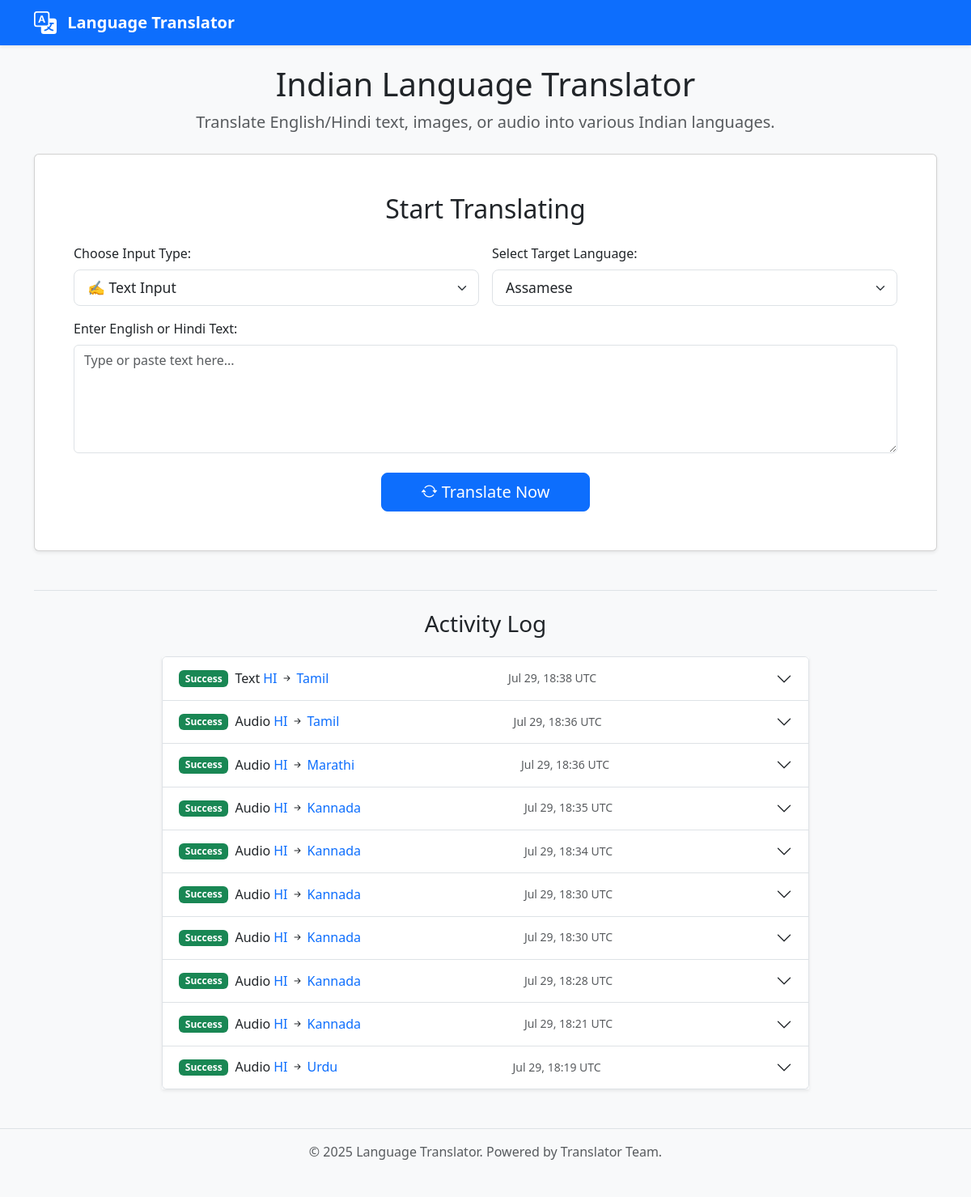
Before: / with the older database file.
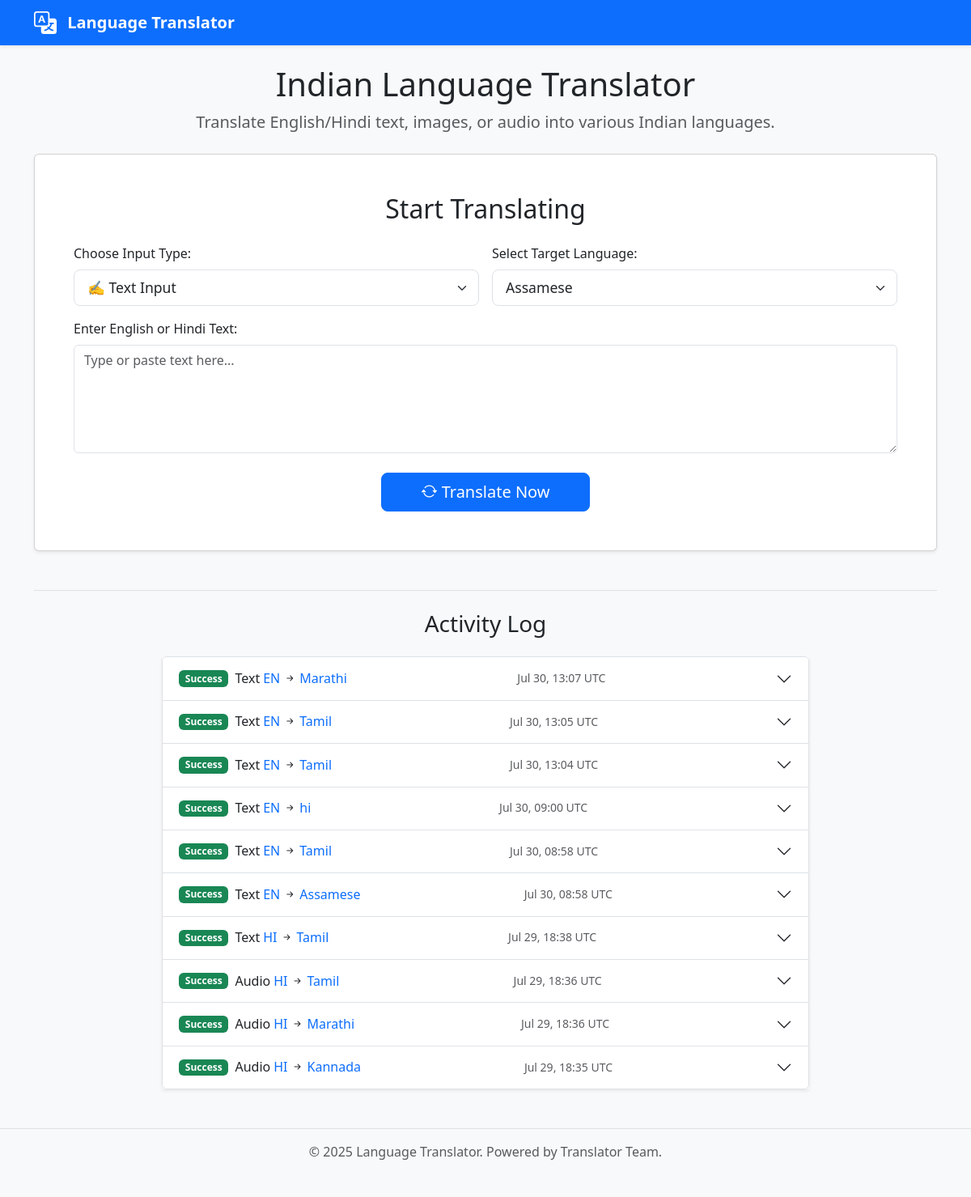
After: the same page with the newer database file.
### models.py (models this page shows, shortened)
class TranslationLog(db.Model):
    id = db.Column(db.Integer, primary_key=True)
    timestamp = db.Column(db.DateTime, default=datetime.utcnow)
    input_type = db.Column(db.String(20), nullable=False) # 'text', 'ocr', 'audio'
    source_language = db.Column(db.String(10), nullable=False) # e.g., 'en', 'hi'
    target_language = db.Column(db.String(10), nullable=False) # e.g., 'mr', 'ta', 'bn'
    original_text = db.Column(db.Text, nullable=True)
    translated_text = db.Column(db.Text, nullable=True)
    error_message = db.Column(db.Text, nullable=True) # Store errors if any

### app.py (the view, shortened to what this page needs)
@app.route('/', methods=['GET', 'POST'])
def index_route():
    translation_result = None
    original_text = request.form.get('text_input', '') if request.method == 'POST' else ''
    detected_lang_nllb = "" # Will store NLLB code of detected source lang
    error = None
    default_target_friendly_name = list(utils.SUPPORTED_LANGUAGES.keys())[0]
    selected_target_friendly_name = request.form.get('target_language', default_target_friendly_name)
    main_result_tts_supported = False
    main_result_tts_code = 'en'
    recent_logs = TranslationLog.query.order_by(TranslationLog.timestamp.desc()).limit(10).all()
    selected_nllb_for_main_result = utils.SUPPORTED_LANGUAGES.get(selected_target_friendly_name)
    if selected_nllb_for_main_result:
        tts_code_for_main = MASTER_TTS_CONFIG.get(selected_nllb_for_main_result)
        if tts_code_for_main:
            main_result_tts_supported = True
            main_result_tts_code = tts_code_for_main
    return render_template(
        'index.html',
        utils_supported_languages=utils.SUPPORTED_LANGUAGES,
        selected_target_lang=selected_target_friendly_name,
        original_text=original_text,
        translation_result=translation_result,
        detected_lang=NLLB_TO_FRIENDLY_NAME.get(detected_lang_nllb, detected_lang_nllb if detected_lang_nllb else "N/A"),
        error=error,
        main_result_tts_supported=main_result_tts_supported,
        main_result_tts_code=main_result_tts_code,
        recent_logs=recent_logs,
        MASTER_TTS_CONFIG=MASTER_TTS_CONFIG,
        NLLB_TO_FRIENDLY_NAME=NLLB_TO_FRIENDLY_NAME,
        current_year=datetime.now().year,
    )

### templates/index.html (shortened to what this page needs)
<!DOCTYPE html>
<html lang="en">
<head>
    <link href="https://cdn.jsdelivr.net/npm/bootstrap@5.3.2/dist/css/bootstrap.min.css" rel="stylesheet">
    <link rel="stylesheet" href="https://cdn.jsdelivr.net/npm/bootstrap-icons@1.11.1/font/bootstrap-icons.css">
    <link rel="stylesheet" href="{{ url_for('static', filename='style.css') }}">
</head>
<body>
    <nav class="navbar navbar-expand-lg navbar-dark bg-primary shadow-sm fixed-top">
        <div class="container">
            <a class="navbar-brand fw-bold" href="/">
                <img src="{{ url_for('static', filename='bi-chat-dots.svg') }}" alt="Chat Icon" width="28" height="28" class="d-inline-block align-text-top me-2" style="filter: invert(1) brightness(1.5);">
                Language Translator
            </a>
        </div>
    </nav>
    <div class="container mt-4 mb-5">
        <div class="text-center mb-4">
            <h1>Indian Language Translator</h1>
            <p class="lead text-muted">Translate English/Hindi text, images, or audio into various Indian languages.</p>
        </div>
        <div class="card shadow-sm mb-4">
            <div class="card-body p-lg-5 p-4">
                <h2 class="card-title text-center mb-4">Start Translating</h2>
                <form method="POST" enctype="multipart/form-data">
                    <div class="row g-3">
                        <div class="col-md-6">
                            <label for="input_type" class="form-label fw-medium">Choose Input Type:</label>
                            <select class="form-select form-select-lg" id="input_type" name="input_type" onchange="toggleInputFields()">
                                <option value="text" {% if request.form.get('input_type', 'text') == 'text' %}selected{% endif %}>✍️ Text Input</option>
                            </select>
                        </div>
                        <div class="col-md-6">
                             <label for="target_language" class="form-label fw-medium">Select Target Language:</label>
                            <select class="form-select form-select-lg" id="target_language" name="target_language">
                                {% for lang_name_key, nllb_code_val in utils_supported_languages.items() %}
                                    <option value="{{ lang_name_key }}" {% if lang_name_key == selected_target_lang %}selected{% endif %}>{{ lang_name_key }}</option>
                                {% endfor %}
                            </select>
                        </div>
                        <div class="col-12" id="text_input_div">
                            <label for="text_input" class="form-label fw-medium">Enter English or Hindi Text:</label>
                            <textarea class="form-control" id="text_input" name="text_input" rows="5" placeholder="Type or paste text here...">{{ request.form['text_input'] if 'text_input' in request.form else original_text }}</textarea>
                        </div>
                        <div class="col-12 text-center mt-4">
                            <button type="submit" class="btn btn-primary btn-lg px-5">
                                <i class="bi bi-arrow-repeat"></i> Translate Now
                            </button>
                        </div>
                    </div>
                </form>
            </div>
        </div>
        <div class="mt-5 pt-4 border-top">
            <h3 class="text-center mb-4">Activity Log</h3>
            {% if recent_logs %}
                <div class="accordion shadow-sm mx-auto" id="activityLogAccordion" style="max-width: 800px;">
                    {% for log_item in recent_logs %}
                    <div class="accordion-item">
                        <h2 class="accordion-header" id="heading{{ loop.index }}">
                            <button class="accordion-button collapsed" type="button" data-bs-toggle="collapse" data-bs-target="#collapse{{ loop.index }}" aria-expanded="false" aria-controls="collapse{{ loop.index }}">
                                <span class="badge {{ 'bg-success' if log_item.translated_text else 'bg-danger' }} me-2">{{ 'Success' if log_item.translated_text else 'Failed' }}</span>
                                <span class="fw-normal me-1">{{ log_item.input_type|title }}</span>
                                <span class="text-primary">{{ NLLB_TO_FRIENDLY_NAME.get(log_item.source_language, log_item.source_language)|upper }}</span>
                                <i class="bi bi-arrow-right-short mx-1"></i>
                                <span class="text-primary">{{ NLLB_TO_FRIENDLY_NAME.get(log_item.target_language, log_item.target_language) }}</span>
                                <span class="ms-auto text-muted small">{{ log_item.timestamp_ist.strftime('%b %d, %H:%M') if log_item.timestamp_ist else (log_item.timestamp.strftime('%b %d, %H:%M UTC') if log_item.timestamp else '') }}</span>
                            </button>
                        </h2>
                    </div>
                    {% endfor %}
                </div>
            {% else %}
                <p class="text-center text-muted">No recent translation activity logged.</p>
            {% endif %}
        </div>
    </div>
    <footer class="bg-light text-center text-muted py-3 mt-5 border-top">
        <div class="container">
            <p class="mb-0">© {{ current_year }} Language Translator. Powered by Translator Team.</p>
        </div>
    </footer>
</body>
</html>

### static/style.css (style rules this page uses)
body { background-color: #f8f9fa; padding-top: 56px; padding-bottom: 3rem; }
.navbar-brand { font-weight: bold; }
.card.shadow-sm { transition: box-shadow 0.3s ease-in-out; }
.form-select-lg { font-size: 1.1rem; }
textarea.form-control { resize: vertical; }
footer { border-top: 1px solid #e9ecef; }

### templates/index.html (style rules this page uses)
body { padding-top: 56px; }

Changed rows visible on the page:
no longer on this page (row unchanged): TranslationLog: translated_text "Success", input_type "Audio", get "HI", get "Kannada", timestamp_ist "Jul 29, 18:34 UTC"
no longer on this page (row unchanged): TranslationLog: translated_text "Success", input_type "Audio", get "HI", get "Kannada", timestamp_ist "Jul 29, 18:30 UTC"
no longer on this page (row unchanged): TranslationLog: translated_text "Success", input_type "Audio", get "HI", get "Kannada", timestamp_ist "Jul 29, 18:30 UTC"
no longer on this page (row unchanged): TranslationLog: translated_text "Success", input_type "Audio", get "HI", get "Kannada", timestamp_ist "Jul 29, 18:28 UTC"
no longer on this page (row unchanged): TranslationLog: translated_text "Success", input_type "Audio", get "HI", get "Kannada", timestamp_ist "Jul 29, 18:21 UTC"
no longer on this page (row unchanged): TranslationLog: translated_text "Success", input_type "Audio", get "HI", get "Urdu", timestamp_ist "Jul 29, 18:19 UTC"
added TranslationLog: translated_text "Success", input_type "Text", get "EN", get "Marathi", timestamp_ist "Jul 30, 13:07 UTC"
added TranslationLog: translated_text "Success", input_type "Text", get "EN", get "Tamil", timestamp_ist "Jul 30, 13:05 UTC"
added TranslationLog: translated_text "Success", input_type "Text", get "EN", get "Tamil", timestamp_ist "Jul 30, 13:04 UTC"
added TranslationLog: translated_text "Success", input_type "Text", get "EN", get "hi", timestamp_ist "Jul 30, 09:00 UTC"
added TranslationLog: translated_text "Success", input_type "Text", get "EN", get "Tamil", timestamp_ist "Jul 30, 08:58 UTC"
added TranslationLog: translated_text "Success", input_type "Text", get "EN", get "Assamese", timestamp_ist "Jul 30, 08:58 UTC"
